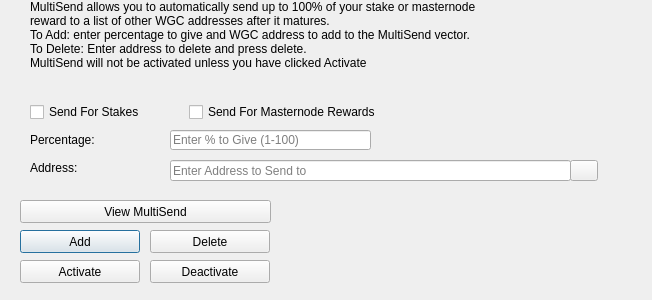
<?xml version="1.0" encoding="UTF-8"?>
<ui version="4.0">
 <class>MultiSendDialog</class>
 <widget class="QDialog" name="MultiSendDialog">
  <property name="windowModality">
   <enum>Qt::NonModal</enum>
  </property>
  <property name="geometry">
   <rect>
    <x>0</x>
    <y>0</y>
    <width>652</width>
    <height>300</height>
   </rect>
  </property>
  <property name="windowTitle">
   <string>MultiSend</string>
  </property>
  <widget class="QLineEdit" name="multiSendPercentEdit">
   <property name="geometry">
    <rect>
     <x>170</x>
     <y>130</y>
     <width>201</width>
     <height>20</height>
    </rect>
   </property>
   <property name="toolTip">
    <string>Enter whole numbers 1 - 100</string>
   </property>
   <property name="placeholderText">
    <string>Enter % to Give (1-100)</string>
   </property>
  </widget>
  <widget class="QLineEdit" name="multiSendAddressEdit">
   <property name="geometry">
    <rect>
     <x>170</x>
     <y>160</y>
     <width>401</width>
     <height>21</height>
    </rect>
   </property>
   <property name="toolTip">
    <string/>
   </property>
   <property name="placeholderText">
    <string>Enter Address to Send to</string>
   </property>
  </widget>
  <widget class="QLabel" name="label_2">
   <property name="geometry">
    <rect>
     <x>30</x>
     <y>0</y>
     <width>451</width>
     <height>121</height>
    </rect>
   </property>
   <property name="lineWidth">
    <number>1</number>
   </property>
   <property name="text">
    <string>MultiSend allows you to automatically send up to 100% of your stake or masternode reward to a list of other WGC addresses after it matures.
To Add: enter percentage to give and WGC address to add to the MultiSend vector.
To Delete: Enter address to delete and press delete.
MultiSend will not be activated unless you have clicked Activate</string>
   </property>
   <property name="alignment">
    <set>Qt::AlignLeading|Qt::AlignLeft|Qt::AlignTop</set>
   </property>
   <property name="wordWrap">
    <bool>true</bool>
   </property>
  </widget>
  <widget class="QLabel" name="message">
   <property name="geometry">
    <rect>
     <x>290</x>
     <y>200</y>
     <width>351</width>
     <height>91</height>
    </rect>
   </property>
   <property name="text">
    <string/>
   </property>
  </widget>
  <widget class="QPushButton" name="addButton">
   <property name="geometry">
    <rect>
     <x>20</x>
     <y>230</y>
     <width>120</width>
     <height>23</height>
    </rect>
   </property>
   <property name="toolTip">
    <string/>
   </property>
   <property name="statusTip">
    <string>Add to MultiSend Vector</string>
   </property>
   <property name="text">
    <string>Add</string>
   </property>
  </widget>
  <widget class="QPushButton" name="disableButton">
   <property name="geometry">
    <rect>
     <x>150</x>
     <y>260</y>
     <width>120</width>
     <height>23</height>
    </rect>
   </property>
   <property name="statusTip">
    <string>Deactivate MultiSend</string>
   </property>
   <property name="text">
    <string>Deactivate</string>
   </property>
  </widget>
  <widget class="QPushButton" name="addressBookButton">
   <property name="geometry">
    <rect>
     <x>570</x>
     <y>160</y>
     <width>28</width>
     <height>21</height>
    </rect>
   </property>
   <property name="toolTip">
    <string>Choose an address from the address book</string>
   </property>
   <property name="text">
    <string/>
   </property>
   <property name="icon">
    <iconset resource="../worldGreenCoin.qrc">
     <normaloff>:/icons/address-book</normaloff>:/icons/address-book</iconset>
   </property>
   <property name="shortcut">
    <string>Alt+A</string>
   </property>
   <property name="autoDefault">
    <bool>false</bool>
   </property>
  </widget>
  <widget class="QLabel" name="label">
   <property name="geometry">
    <rect>
     <x>30</x>
     <y>130</y>
     <width>121</width>
     <height>20</height>
    </rect>
   </property>
   <property name="toolTip">
    <string>Percentage of stake to send</string>
   </property>
   <property name="text">
    <string>Percentage:</string>
   </property>
  </widget>
  <widget class="QLabel" name="label_5">
   <property name="geometry">
    <rect>
     <x>30</x>
     <y>160</y>
     <width>111</width>
     <height>16</height>
    </rect>
   </property>
   <property name="toolTip">
    <string>Address to send portion of stake to</string>
   </property>
   <property name="text">
    <string>Address:</string>
   </property>
  </widget>
  <widget class="QPushButton" name="deleteButton">
   <property name="geometry">
    <rect>
     <x>150</x>
     <y>230</y>
     <width>120</width>
     <height>23</height>
    </rect>
   </property>
   <property name="toolTip">
    <string/>
   </property>
   <property name="statusTip">
    <string>Delete Address From MultiSend Vector</string>
   </property>
   <property name="text">
    <string>Delete</string>
   </property>
  </widget>
  <widget class="QPushButton" name="activateButton">
   <property name="geometry">
    <rect>
     <x>20</x>
     <y>260</y>
     <width>120</width>
     <height>23</height>
    </rect>
   </property>
   <property name="statusTip">
    <string>Activate MultiSend</string>
   </property>
   <property name="text">
    <string>Activate</string>
   </property>
  </widget>
  <widget class="QPushButton" name="viewButton">
   <property name="geometry">
    <rect>
     <x>20</x>
     <y>200</y>
     <width>251</width>
     <height>23</height>
    </rect>
   </property>
   <property name="toolTip">
    <string/>
   </property>
   <property name="statusTip">
    <string>View MultiSend Vector</string>
   </property>
   <property name="text">
    <string>View MultiSend</string>
   </property>
  </widget>
  <widget class="QWidget" name="horizontalLayoutWidget">
   <property name="geometry">
    <rect>
     <x>30</x>
     <y>100</y>
     <width>351</width>
     <height>24</height>
    </rect>
   </property>
   <layout class="QHBoxLayout" name="horizontalLayout">
    <item>
     <widget class="QCheckBox" name="multiSendStakeCheckBox">
      <property name="text">
       <string>Send For Stakes</string>
      </property>
     </widget>
    </item>
    <item>
     <widget class="QCheckBox" name="multiSendMasternodeCheckBox">
      <property name="text">
       <string>Send For Masternode Rewards</string>
      </property>
     </widget>
    </item>
   </layout>
  </widget>
 </widget>
 <resources>
  <include location="../worldGreenCoin.qrc"/>
 </resources>
 <connections/>
</ui>
